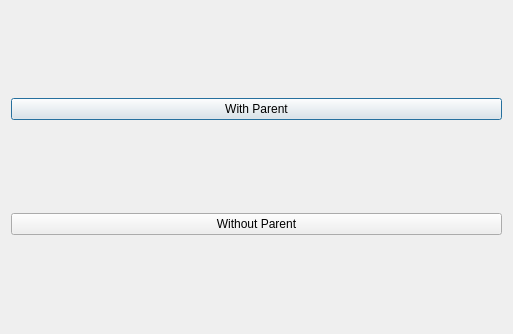
<?xml version="1.0" encoding="UTF-8"?>
<ui version="4.0">
 <class>Dialog</class>
 <widget class="QDialog" name="Dialog">
  <property name="geometry">
   <rect>
    <x>0</x>
    <y>0</y>
    <width>513</width>
    <height>334</height>
   </rect>
  </property>
  <property name="windowTitle">
   <string>Dialog</string>
  </property>
  <layout class="QVBoxLayout" name="verticalLayout">
   <item>
    <widget class="QPushButton" name="btnWIthParent">
     <property name="text">
      <string>With Parent</string>
     </property>
    </widget>
   </item>
   <item>
    <widget class="QPushButton" name="btnWithoutParent">
     <property name="text">
      <string>Without Parent</string>
     </property>
    </widget>
   </item>
  </layout>
 </widget>
 <resources/>
 <connections/>
</ui>
